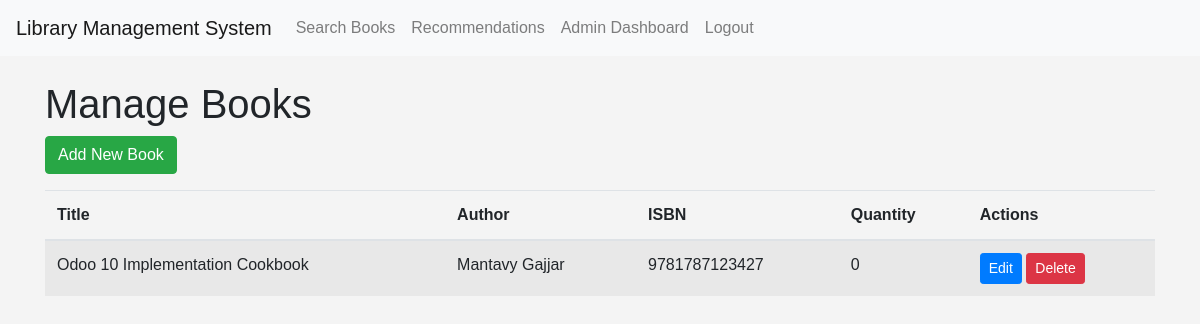
The app's page /admin/books (signed in), older data.
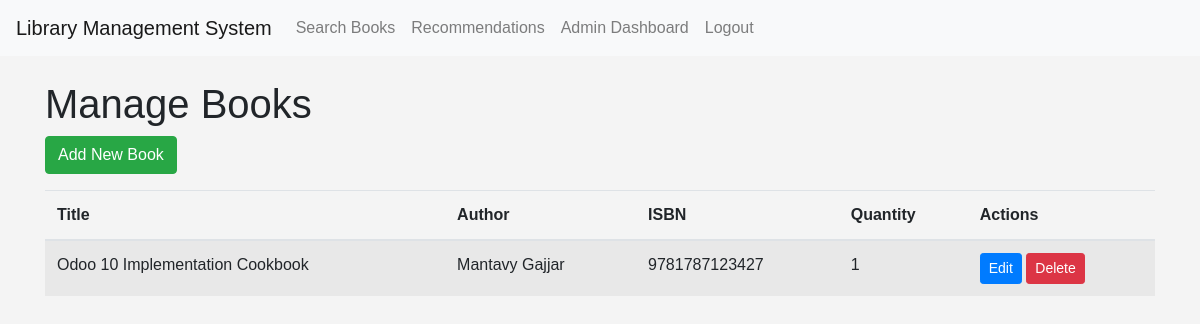
The same page, newer data.
### app/models.py (models this page shows)
class Book(db.Model):
    __tablename__ = 'book'
    id = db.Column(db.Integer, primary_key=True)
    isbn = db.Column(db.String(13), unique=True, nullable=False)
    title = db.Column(db.String(100), nullable=False)
    author = db.Column(db.String(100), nullable=False)
    publisher = db.Column(db.String(100))
    year = db.Column(db.Integer)
    genre = db.Column(db.String(50))
    quantity = db.Column(db.Integer, default=1,nullable=False)
    borrowed_copies = db.relationship('BorrowedBook', backref='book', lazy=True)

### app/admin/routes.py (the view)
@admin.route("/admin/books")
@login_required
@librarian_required
def manage_books():
    books = Book.query.all()
    return render_template('admin/manage_books.html', title='Manage Books', books=books)

### app/models.py (called while the page is built)
@login_manager.user_loader
def load_user(user_id):
    return User.query.get(int(user_id))

### app/utils.py (called while the page is built)
def librarian_required(f):
    @wraps(f)
    def decorated_function(*args, **kwargs):
        if not current_user.is_authenticated or current_user.role not in ['admin', 'librarian']:
            abort(403)
        return f(*args, **kwargs)
    return decorated_function

### app/templates/admin/manage_books.html (shortened to what this page needs)
{% extends "base.html" %}
{% block content %}
<h1>Manage Books</h1>
<a href="{{ url_for('books.add_book') }}" class="btn btn-success mb-3">Add New Book</a>
<table class="table table-striped">
    <thead>
        <tr>
            <th>Title</th>
            <th>Author</th>
            <th>ISBN</th>
            <th>Quantity</th>
            <th>Actions</th>
        </tr>
    </thead>
    <tbody>
        {% for book in books %}
        <tr>
            <td>{{ book.title }}</td>
            <td>{{ book.author }}</td>
            <td>{{ book.isbn }}</td>
            <td>{{ book.quantity }}</td>
            <td>
                <a href="#" class="btn btn-sm btn-primary">Edit</a>
                <a href="#" class="btn btn-sm btn-danger">Delete</a>
            </td>
        </tr>
        {% endfor %}
    </tbody>
</table>
{% endblock %}

Row changes from the older to the newer data that the page shows:
changed Book "Odoo 10 Implementation Cookbook": quantity "0" → "1"
